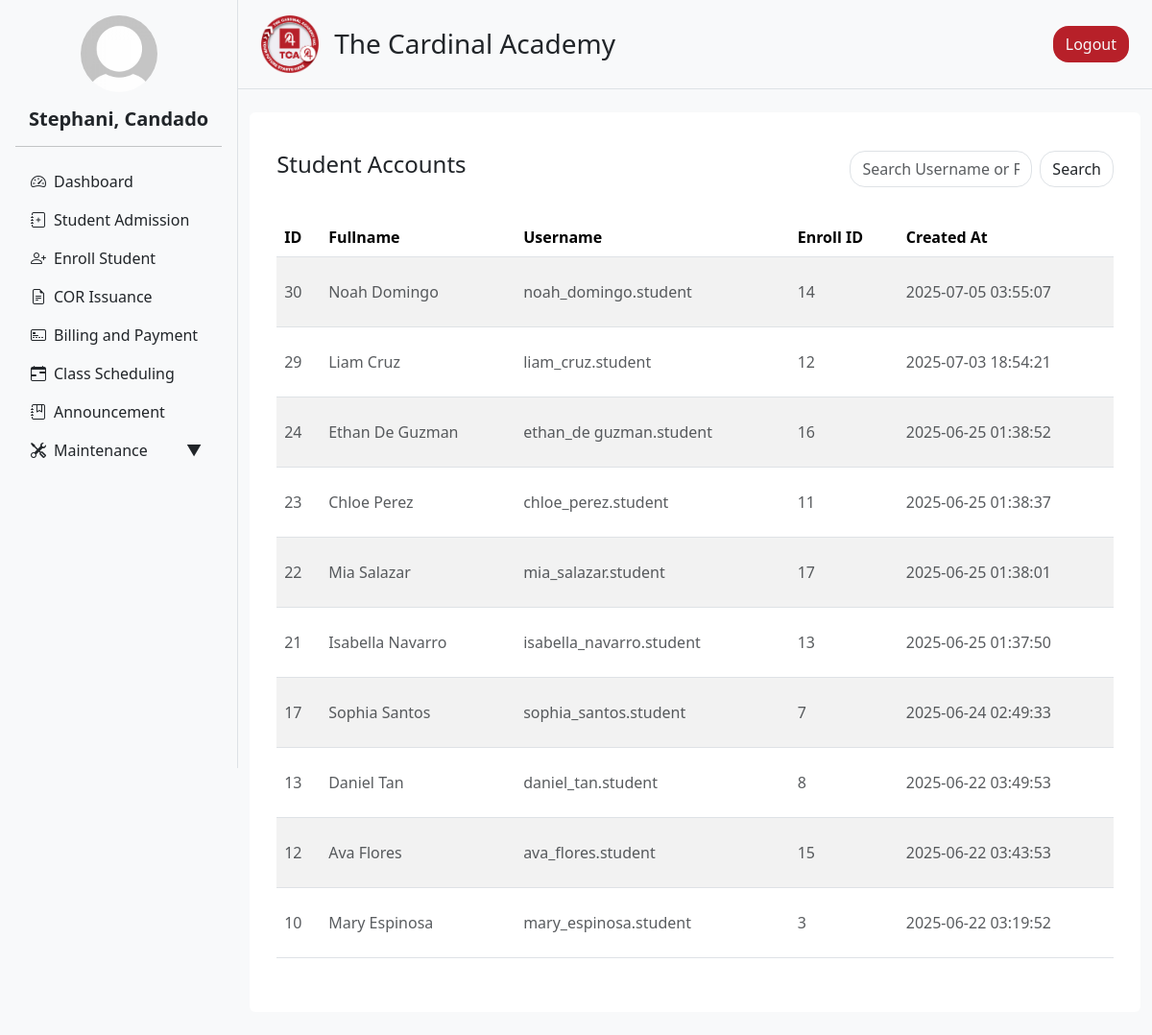
The app's page /admin/students.php (signed in) with its own data.
### tables this page shows
CREATE TABLE `users` (
  `user_id` int(11) NOT NULL,
  `acc_type` enum('admin','teacher','parent','student') NOT NULL,
  `username` varchar(50) NOT NULL,
  `email` varchar(100) NOT NULL,
  `password` varchar(255) NOT NULL,
  `first_name` varchar(50) NOT NULL,
  `last_name` varchar(50) NOT NULL,
  `gender` enum('male','female','other') DEFAULT NULL,
  `birthdate` date DEFAULT NULL,
  `phone_number` varchar(20) DEFAULT NULL,
  `address` text DEFAULT NULL,
  `created_at` timestamp NOT NULL DEFAULT current_timestamp(),
  `updated_at` timestamp NOT NULL DEFAULT current_timestamp() ON UPDATE current_timestamp(),
  `profile` varchar(255) NOT NULL,
  `rfid` int(100) DEFAULT NULL,
  `enroll_id` int(11) NOT NULL,
  `acc_status` varchar(100) NOT NULL DEFAULT 'active',
  `subject` varchar(1000) DEFAULT NULL,
  `section_id` int(100) DEFAULT NULL
);

### admin/user_info.php (called while the page is built, shortened)
<?php
include '../db_connection.php';
function getUserInfo() {
    global $conn;
    $user_id = $_SESSION['user_id'];
    $sql = "SELECT first_name, last_name, profile FROM users WHERE user_id = ?";
    $stmt = $conn->prepare($sql);
    $stmt->bind_param("i", $user_id);
    $stmt->execute();
    $result = $stmt->get_result();
    $user = $result->fetch_assoc();
    $full_name = htmlspecialchars($user['first_name'] . ', ' . $user['last_name']);
    $profile_image = !empty($user['profile'])
        ? '../static/uploads/' . htmlspecialchars($user['profile'])
        : '../static/uploads/default_profile.jpg';
    return [
        'full_name' => $full_name,
        'profile_image' => $profile_image
    ];
}
?>

### admin/students.php (the view, shortened to what this page needs)
<?php include '../db_connection.php'; ?>
<?php
$limit = 10;
$page = isset($_GET['page']) && is_numeric($_GET['page']) ? (int) $_GET['page'] : 1;
$search = isset($_GET['search']) ? trim($_GET['search']) : '';
$offset = ($page - 1) * $limit;
$query = "SELECT
            user_id,
            CONCAT(first_name, ' ', last_name) AS fullname,
            username,
            created_at,
            enroll_id
          FROM users
          WHERE acc_type = 'student' AND (
              username LIKE '%$search%'
              OR CONCAT(first_name, ' ', last_name) LIKE '%$search%'
          )
          ORDER BY created_at DESC
          LIMIT $limit OFFSET $offset";
$result = mysqli_query($conn, $query);
?>
<!DOCTYPE html>
<html lang="en">
<head>
  <?php include 'header.php'; ?>
</head>
<body>
<div class="d-flex flex-row bg-light">
  <?php include 'navigation.php'; ?>
  <div class="content flex-grow-1">
    <?php include 'nav_top.php'; ?>
    <div class="container my-4">
      <div class="row g-4">
        <div class="col-12">
          <div class="rounded p-3 bg-white">
            <div class="container my-4">
              <div class="row mb-3">
                <div class="col-12 col-md-8">
                  <h4>Student Accounts</h4>
                </div>
                <div class="col-12 col-md-4">
                  <form method="GET" action="">
                    <div class="input-group">
                      <input class="form-control rounded rounded-4" type="text" name="search" value="<?= htmlspecialchars($search) ?>" placeholder="Search Username or Fullname">
                      <button class="btn border ms-2 rounded rounded-4" type="submit">Search</button>
                    </div>
                  </form>
                </div>
                <div class="col-12 pt-3">
                </div>
              </div>
              <div class="table-responsive">
                <table class="table table-striped table-hover" style="cursor: pointer">
                  <thead>
                    <tr>
                      <th>ID</th>
                      <th>Fullname</th>
                      <th>Username</th>
                      <th>Enroll ID</th>
                      <th>Created At</th>
                    </tr>
                  </thead>
                  <tbody>
                    <?php if (mysqli_num_rows($result) > 0): ?>
                      <?php while ($row = mysqli_fetch_assoc($result)): ?>
                        <tr class="clickable-row" data-id="<?= $row['user_id'] ?>">
                          <td><p class="text-muted pt-3 pb-3 mb-0"><?= htmlspecialchars($row['user_id']) ?></p></td>
                          <td><p class="text-muted pt-3 pb-3 mb-0"><?= htmlspecialchars($row['fullname']) ?></p></td>
                          <td><p class="text-muted pt-3 pb-3 mb-0"><?= htmlspecialchars($row['username']) ?></p></td>
                          <td><p class="text-muted pt-3 pb-3 mb-0"><?= htmlspecialchars($row['enroll_id']) ?></p></td>
                          <td><p class="text-muted pt-3 pb-3 mb-0"><?= htmlspecialchars($row['created_at']) ?></p></td>
                        </tr>
                      <?php endwhile; ?>
                    <?php else: ?>
                      <tr>
                        <td colspan="5"><p class="text-muted text-center pt-3 pb-3 mb-0">No student data available</p></td>
                      </tr>
                    <?php endif; ?>
                  </tbody>
                </table>
              </div>
            </div>
          </div>
        </div>
      </div>
    </div>
  </div>
</div>
</body>
</html>

### static/css/styles.css (style rules this page uses)
.content { width: 80%; }

### static/css/landing.css (style rules this page uses)
body { margin: 0; padding: 0; height: 100%; }

### records on screen
users: user_id "30", fullname "Noah Domingo", username "noah_domingo.student", enroll "14", created_at "2025-07-05 03:55:07"
users: user_id "29", fullname "Liam Cruz", username "liam_cruz.student", enroll "12", created_at "2025-07-03 18:54:21"
users: user_id "24", fullname "Ethan De Guzman", username "ethan_de guzman.student", enroll "16", created_at "2025-06-25 01:38:52"
users: user_id "23", fullname "Chloe Perez", username "chloe_perez.student", enroll "11", created_at "2025-06-25 01:38:37"
users: user_id "22", fullname "Mia Salazar", username "mia_salazar.student", enroll "17", created_at "2025-06-25 01:38:01"
users: user_id "21", fullname "Isabella Navarro", username "isabella_navarro.student", enroll "13", created_at "2025-06-25 01:37:50"
users: user_id "17", fullname "Sophia Santos", username "sophia_santos.student", enroll "7", created_at "2025-06-24 02:49:33"
users: user_id "13", fullname "Daniel Tan", username "daniel_tan.student", enroll "8", created_at "2025-06-22 03:49:53"
users: user_id "12", fullname "Ava Flores", username "ava_flores.student", enroll "15", created_at "2025-06-22 03:43:53"
users: user_id "10", fullname "Mary Espinosa", username "mary_espinosa.student", enroll "3", created_at "2025-06-22 03:19:52"

### other values on screen
$full_name "Stephani, Candado"
